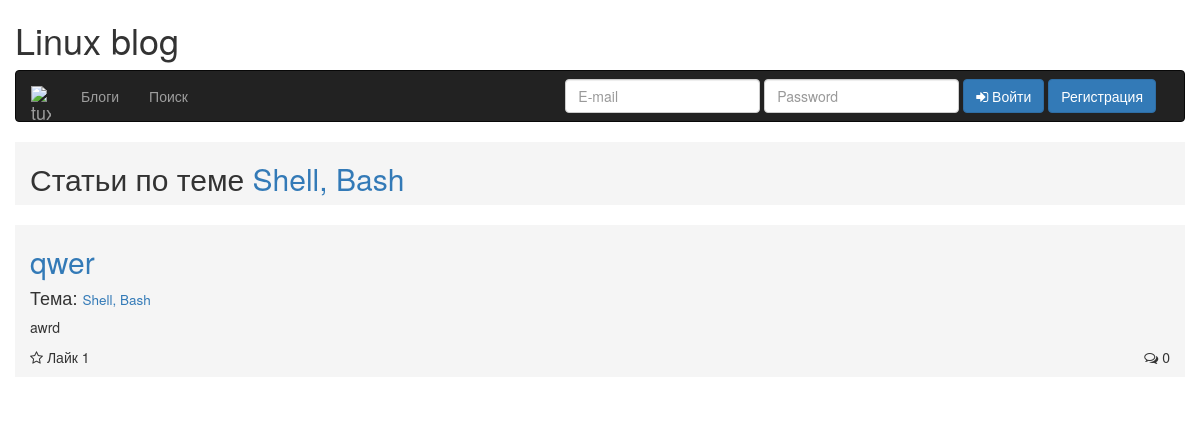
Before: /theme.php?id=27 with the older database file.
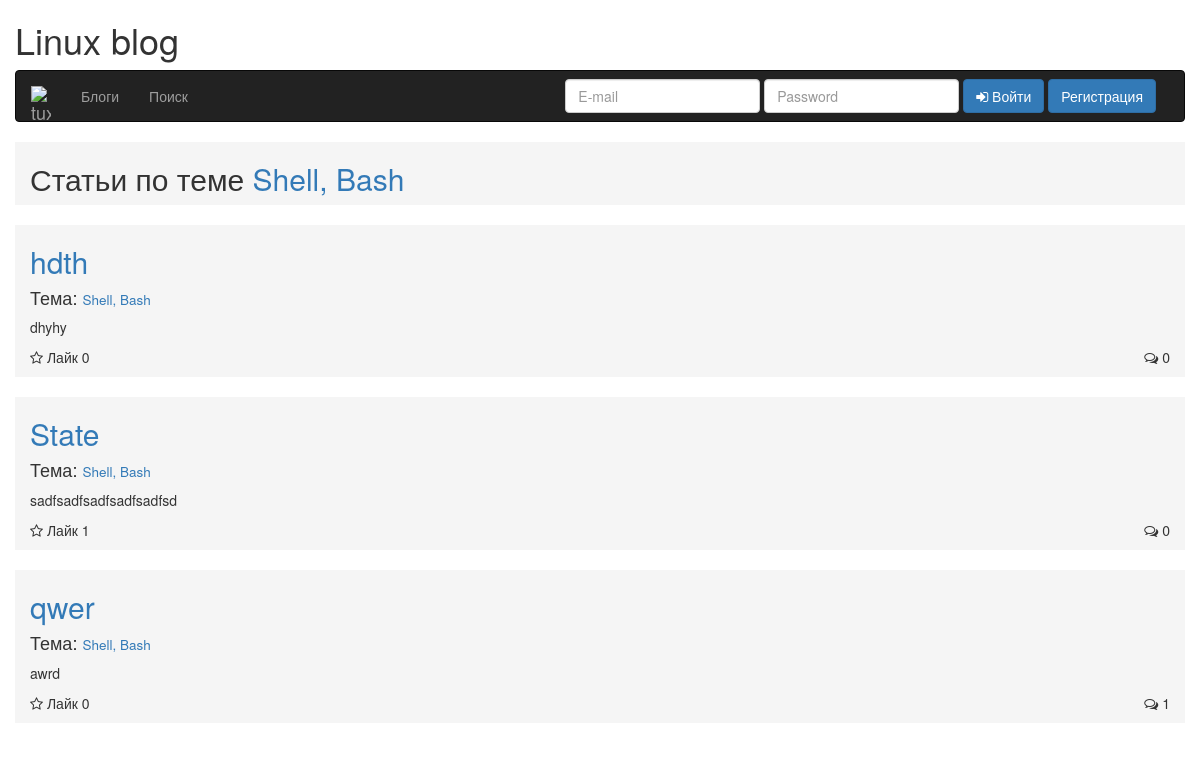
After: the same page with the newer database file.
### tables this page shows
CREATE TABLE `articles` (
  `id_article` smallint(6) NOT NULL AUTO_INCREMENT,
  `article` text,
  `id_user` smallint(6) DEFAULT NULL,
  `id_theme` smallint(6) DEFAULT NULL,
  `header` varchar(50) DEFAULT NULL,
  PRIMARY KEY (`id_article`),
  KEY `articles_users_fk` (`id_user`),
  KEY `articles_themes_fk` (`id_theme`),
  CONSTRAINT `articles_themes_fk` FOREIGN KEY (`id_theme`) REFERENCES `themes` (`id_theme`) ON DELETE CASCADE ON UPDATE CASCADE,
  CONSTRAINT `articles_users_fk` FOREIGN KEY (`id_user`) REFERENCES `users` (`id_user`) ON DELETE CASCADE ON UPDATE CASCADE
);

CREATE TABLE `themes` (
  `id_theme` smallint(6) NOT NULL AUTO_INCREMENT,
  `theme` varchar(50) DEFAULT NULL,
  `id_section` smallint(6) DEFAULT NULL,
  PRIMARY KEY (`id_theme`),
  KEY `themes_sections_fk` (`id_section`),
  CONSTRAINT `themes_sections_fk` FOREIGN KEY (`id_section`) REFERENCES `sections` (`id_section`) ON DELETE CASCADE ON UPDATE CASCADE
);

### php/db/db.php (called while the page is built, shortened)
<?php
	class db{
		var $connection;
		function __construct(){
			$dbhost='localhost';
			$dbuser='root';
			$dbpass='';
			$dbname='blog';
			$this->connection=mysqli_connect($dbhost, $dbuser, $dbpass) or die(mysqli_error($this->connection));
			mysqli_set_charset($this->connection, "utf8");
			mysqli_select_db($this->connection, $dbname) or die(mysqli_error($this->connection));
		}
		function sqlQuery($query){
			$result=mysqli_query($this->connection, $query);
			return $result;
		}
		function loadArrayData($query){
			$result=$this->sqlQuery($query);
			$num=mysqli_num_rows($result);
			for($i=0;$i<$num;$i++){
			 	$res[]=mysqli_fetch_array($result,MYSQLI_ASSOC);
			}
			return $res;
		}
	}
?>

### php/usersArticle.php (called while the page is built)
<?php
$emailUser = $_COOKIE['Email'];
$result = $db->loadArrayData("SELECT id_user FROM users WHERE email = '$emailUser'");
$idUser = $result[0]['id_user'];
$res = $db->loadArrayData("SELECT COUNT(*) as num FROM articles WHERE id_user = '$idUser'");
?>

### theme.php (the view, shortened to what this page needs)
<?php
include_once "/php/db/db.php";
$db = new db();
$res = $db->loadArrayData("SELECT COUNT(*) as num FROM articles WHERE id_theme = '$themeId' ORDER BY id_article DESC");
include_once "/php/usersArticle.php";
$themeId = $_GET['id'];
$themeName = $db->loadArrayData("SELECT theme FROM themes WHERE id_theme = '$themeId'");
$articles = $db->loadArrayData("SELECT id_article, article, id_theme, id_user, header FROM articles WHERE id_theme = '$themeId' ORDER BY id_article DESC");
$likes = $db->loadArrayData("SELECT uLike FROM likes");
?>
<!DOCTYPE html>
<html lang="en">
  <head>
    <link rel="stylesheet" href="/font-awesome/css/font-awesome.min.css">
    <link href="bootstrap/css/bootstrap.min.css" rel="stylesheet">
    <link rel="stylesheet" href="/css/main.css">
  </head>
  <body>
    <div class="container">
      <div class="row">
        <h1>Linux blog</h1>
        <div class="navbar navbar-inverse">
          <div class="container">
            <div class="navbar-header">
              <a href="/" class="navbar-brand">
                <img src="/images/tux.png" class="brand-image" alt="tux">
              </a>
            </div>
            <div class="collapse navbar-collapse" id="responsive-menu">
              <ul class="nav navbar-nav">
                <li><a href="blogs.php">Блоги</a></li>
                <li><a href="search.php">Поиск</a></li>
              </ul>
              <div class="form navbar-form navbar-right">
                <div class="form-group">
                  <input type="text" name="userEmail" placeholder="E-mail" value="" class="form-control uEmail">
                </div>
                <div class="form-group">
                  <input type="password" name="userPass" placeholder="Password" value="" class="form-control uPass">
                </div>
                <button type="button" name="buttonLogin" class="btn btn-primary" id="btn-login">
                  <i class="fa fa-sign-in" aria-hidden="true"></i> Войти
                </button>
                <button type="button" class="btn btn-primary" data-toggle="modal" data-target="#modal-1">Регистрация</button>
              </div>
            </div>
          </div>
        </div>
      </div>
    </div>
    <div class="container">
      <div class="row">
        <div class="article col-lg-8 col-md-8 col-sm-6 col-xs-4">
          <h2>Статьи по теме <span><?= $themeName[0]['theme']; ?></span></h2>
        </div>
        <?php for($i = 0; $i < count($articles); $i++):?>
          <div class="article-index col-lg-8 col-md-8 col-sm-6 col-xs-4" data-id="<?= $articles[$i]["id_article"]; ?>">
            <h2><a href="article.php?id=<?= $articles[$i]["id_article"]; ?>"><?= $articles[$i]["header"]; ?></a></h2>
            <?php $theme = $articles[$i]["id_theme"]; $idTheme = $db->loadArrayData("SELECT id_theme, theme FROM themes WHERE id_theme = '$theme'"); ?>
            <?php for ($j=0; $j < count($idTheme); $j++): ?>
                <h4>Тема: <small><a href="theme.php?id=<?= $idTheme[$j]['id_theme']; ?>"><?= $idTheme[$j]['theme']; ?></a></small></h4>
            <? endfor; ?>
            <p>
              <?= $articles[$i]["article"]; ?>
            </p>
            <div class="star-block" data-article="<?= $articles[$i]["id_article"]; ?>" data-user="<?= $articles[$i]["id_user"]; ?>">
              <?php $article = $articles[$i]["id_article"]; $likesCount = count($db->loadArrayData("SELECT uLike FROM likes WHERE id_article = '$article'")); ?>
              <i class="fa fa-star-o"></i> <span class="star-count">Лайк <?= $likesCount; ?></span>
            </div>
            <div class="comments-block">
              <?php $article = $articles[$i]["id_article"]; $commentsCount = count($db->loadArrayData("SELECT comment FROM comments WHERE id_article = '$article'")); ?>
              <i class="fa fa-comments-o" aria-hidden="true"></i> <span class="comments-count"><?= $commentsCount; ?></span>
            </div>
          </div>
        <? endfor; ?>
      </div>
    </div>
  </body>
</html>

Changed rows visible on the page:
added articles: header "hdth", article "dhyhy", likesCount "0", commentsCount "0", themes (theme "Shell, Bash")
added articles: header "State", article "sadfsadfsadfsadfsadfsd", likesCount "1", commentsCount "0", themes (theme "Shell, Bash")
computed for articles "qwer": likesCount "1" → "0"; commentsCount "0" → "1"
